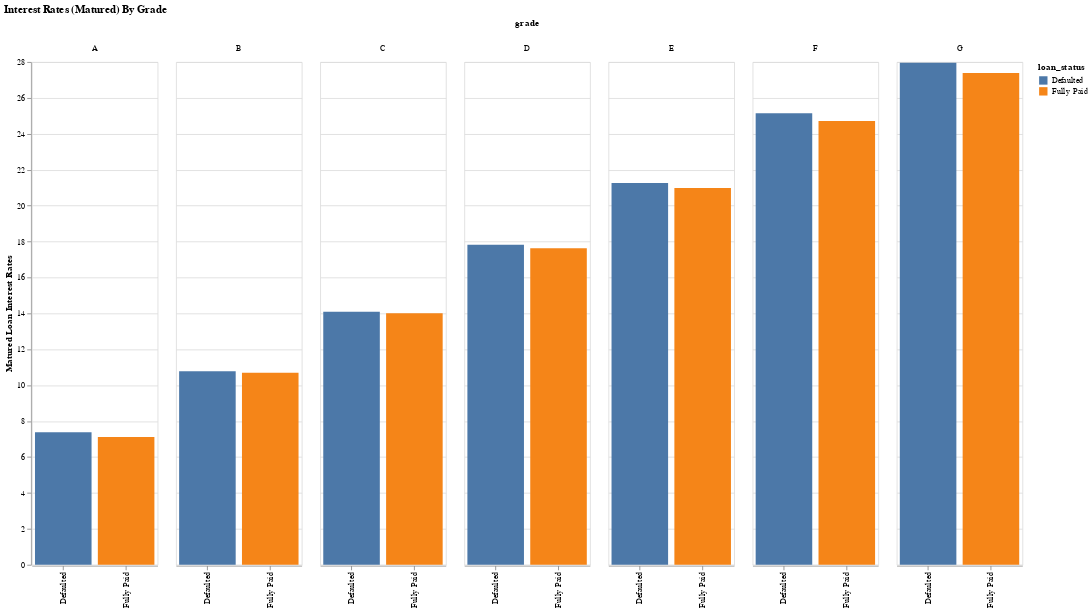

The notebook cell this image was saved under:
### Code cell
chart_data_default = eda_group_data.groupby(['grade', 'loan_status'
                                            ])['loan_status_count',
                                               'int_rate',
                                              ].agg({ 'loan_status_count':'count',
                                                      'int_rate':'mean'
                                                     }).reset_index()

map_default_status = {0:'Defaulted', 1:'Fully Paid'}

chart_data_default['loan_status'] = chart_data_default['loan_status'].map(map_default_status)

alt.Chart(chart_data_default).mark_bar().encode(
    x=alt.X(field='loan_status',type='nominal',axis=alt.Axis(title='')),
    y=alt.Y(field='int_rate',type='quantitative',axis=alt.Axis(title='Matured Loan Interest Rates')),
    color='loan_status:N',
    column = 'grade:N',
    tooltip=['loan_status:N', 'grade','int_rate:Q'],
).properties(width=150, height=600,title='Interest Rates (Matured) By Grade')

### Figure 1 — Vega-Lite specification as saved in the notebook (floating-point values rounded to 4 significant figures)
{"$schema": "https://vega.github.io/schema/vega-lite/v2.6.0.json", "config": {"view": {"height": 300, "width": 400}}, "data": {"name": "data-ee9ee1b38d4a5a42d34fb8d313796586"}, "datasets": {"data-ee9ee1b38d4a5a42d34fb8d313796586": [{"grade": "A", "int_rate": 7.376, "loan_status": "Defaulted", "loan_status_count": 14941}, {"grade": "A", "int_rate": 7.121, "loan_status": "Fully Paid", "loan_status_count": 196617}, {"grade": "B", "int_rate": 10.78, "loan_status": "Defaulted", "loan_status_count": 55106}, {"grade": "B", "int_rate": 10.69, "loan_status": "Fully Paid", "loan_status_count": 305868}, {"grade": "C", "int_rate": 14.09, "loan_status": "Defaulted", "loan_status_count": 89511}, {"grade": "C", "int_rate": 14.01, "loan_status": "Fully Paid", "loan_status_count": 266724}, {"grade": "D", "int_rate": 17.83, "loan_status": "Defaulted", "loan_status_count": 63581}, {"grade": "D", "int_rate": 17.63, "loan_status": "Fully Paid", "loan_status_count": 127375}, {"grade": "E", "int_rate": 21.26, "loan_status": "Defaulted", "loan_status_count": 37104}, {"grade": "E", "int_rate": 20.99, "loan_status": "Fully Paid", "loan_status_count": 53123}, {"grade": "F", "int_rate": 25.14, "loan_status": "Defaulted", "loan_status_count": 14785}, {"grade": "F", "int_rate": 24.71, "loan_status": "Fully Paid", "loan_status_count": 16453}, {"grade": "G", "int_rate": 27.97, "loan_status": "Defaulted", "loan_status_count": 4623}, {"grade": "G", "int_rate": 27.39, "loan_status": "Fully Paid", "loan_status_count": 4229}]}, "encoding": {"color": {"field": "loan_status", "type": "nominal"}, "column": {"field": "grade", "type": "nominal"}, "tooltip": [{"field": "loan_status", "type": "nominal"}, {"field": "grade", "type": "nominal"}, {"field": "int_rate", "type": "quantitative"}], "x": {"axis": {"title": ""}, "field": "loan_status", "type": "nominal"}, "y": {"axis": {"title": "Matured Loan Interest Rates"}, "field": "int_rate", "type": "quantitative"}}, "height": 600, "mark": "bar", "title": "Interest Rates (Matured) By Grade", "width": 150}
